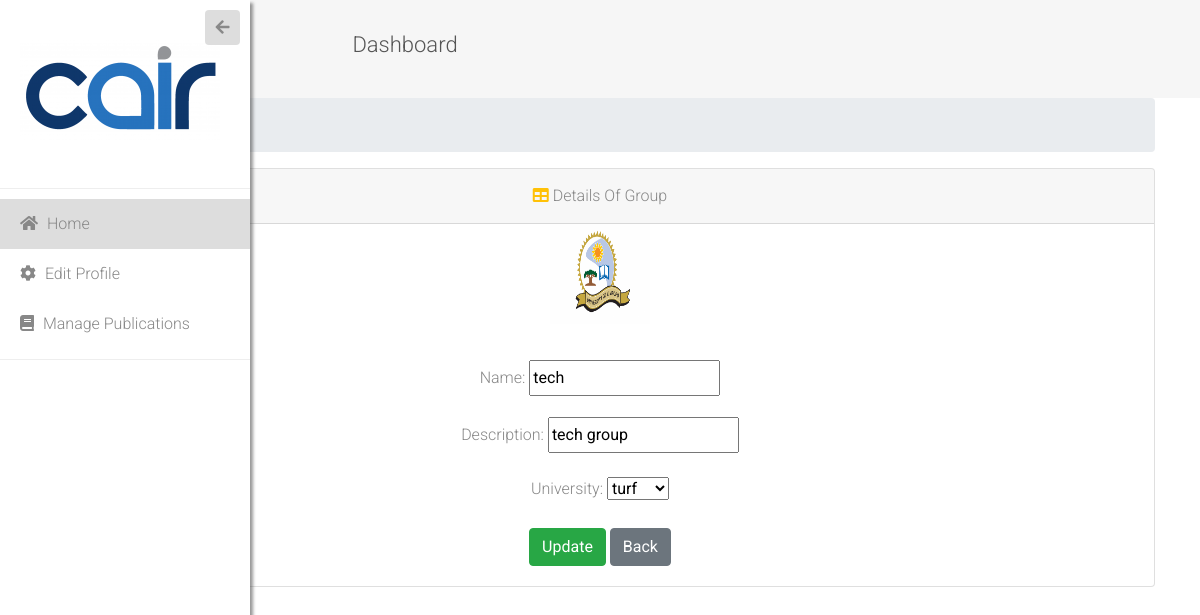
Page /aegroup/1 (signed in) on the committed database.
### researchapp/models.py (models this page shows, shortened)
class Group(models.Model):
    name = models.CharField(max_length=100)
    description = models.CharField(max_length=100)
    university = models.ForeignKey(University, on_delete=models.CASCADE, default=None, null=TRUE)
    created = models.DateField(auto_now_add=True)

class University(models.Model):
    name = models.CharField(max_length=100)
    image = models.ImageField(upload_to='images',default=None, blank=True ,null=True)
    created = models.DateField(auto_now_add=True)
    def __str__(self):
        return self.name

### researchapp/views.py (the view)
# urls.py: path('aegroup/<int:pk>', views.EditGroup.as_view(), name='aegroup'),
class EditGroup(LoginRequiredMixin,UpdateView):
    model = Group
    form_class = GroupForm
    template_name = 'GroupEdit.html'
    success_url = reverse_lazy('listgroups')
    def get_context_data(self, **kwargs):
        context = super().get_context_data(**kwargs)
        context['Role'] = getRole(self.request)
        return context

### researchapp/forms.py
class GroupForm(forms.ModelForm):
    class Meta:
        model = Group
        fields = '__all__'

### researchapp/models.py (called while the page is built)
    def __str__(self):
        return self.RoleType

### researchapp/views.py (called while the page is built)
def getRole(request):
    if request.user.is_authenticated:
        if slugify(request.user.role)=="researcher":
            return 'Researcher'
        elif slugify(request.user.role)=="groupadmin":
            return 'GroupAdmin'
        elif slugify(request.user.role) == 'groupleader':
            return 'GroupLeader'
        elif slugify(request.user.role)=="uniadmin":
            return 'UniAdmin'
        elif slugify(request.user.role)=="cairadmin":
            return 'CAIRAdmin'
        elif slugify(request.user.role)=="student":
            return 'student'
    else:
        return 'general'

### researchapp/templates/GroupEdit.html (shortened to what this page needs)
{% extends 'dashboard.html' %}
{% load static %}
{% block body %}
<div class="container-fluid">
        <div class="row">
          <div class="col-12 mb-3">
          <div class="col-12 mb-3">
              <div id="content-wrapper">
        <div class="container-fluid">
            <ol class="breadcrumb">
                <li class="breadcrumb-item">
                    <a href="">Group : {{ object.username }} </a>
            </ol>
            <div class="card mb-3">
                <div class="card-header">
                    <i class="fas fa-table text-warning"></i>
                    Details Of Group
                </div>
                <p style="text-align:center;">
                 <img src="{{object.university.image.url }}"
	alt="Logo"
style="width: 100px; height: 100px;">
                <div class="card-body">
    <div class="row">
        <div class="col-12">
            <form method="post" style="background-color: white">
                {% for field in form %}
                    <div class="form-group">
                        {{field.label_tag}}
                        {{ field }}
                    </div>
                {% endfor %}
                <input type="submit" {% if request.path == '/new' %} value="Add" {% else %} value="Update" {% endif %} class="btn btn-success"/>
                <a href="{% url 'dashboard' %}"><button type="button" class="btn btn-secondary">Back</button></a>
            </form>
        </div>
    </div>
          </div>
        </div>
      </div>
    </div>
{% endblock %}

### researchapp/static/assets/css/style.css (style rules this page uses)
body { font-family: 'Roboto', sans-serif; font-size: 16px; font-weight: 300; color: #888; line-height: 30px; text-align: center; }
a { color: #f35b3f; border-bottom: 1px dashed #f35b3f; text-decoration: none; transition: all .3s; }
img { max-width: 100%; }

### rows in the picture
Group: university.image (picture), form "tech" "tech group" "turf"

### other values in the picture
{{ field.label_tag }} "Name:" "Description:" "University:"
